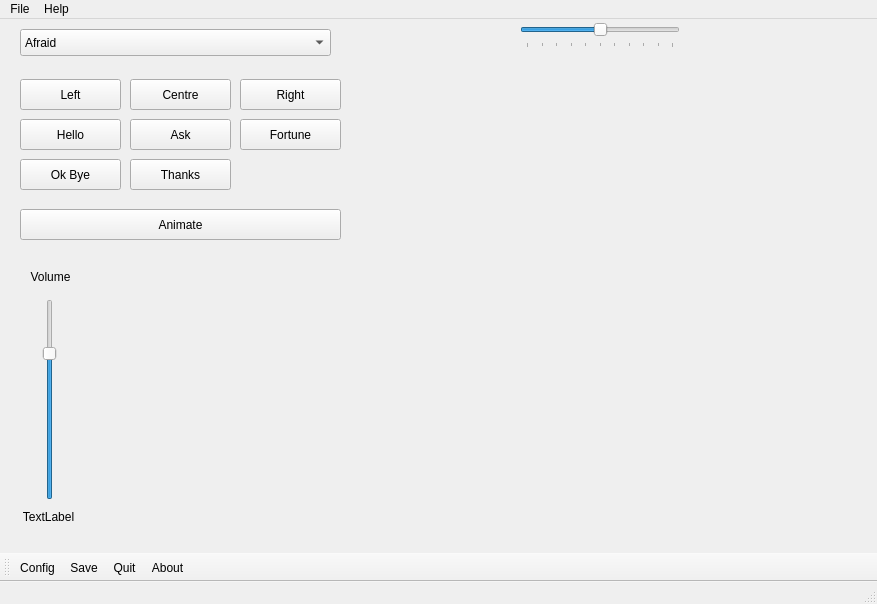
<?xml version="1.0" encoding="UTF-8"?>
<ui version="4.0">
 <class>MainWindow</class>
 <widget class="QMainWindow" name="MainWindow">
  <property name="geometry">
   <rect>
    <x>0</x>
    <y>0</y>
    <width>877</width>
    <height>604</height>
   </rect>
  </property>
  <property name="windowTitle">
   <string>MainWindow</string>
  </property>
  <widget class="QWidget" name="centralWidget">
   <widget class="QSlider" name="neckTurnSlider">
    <property name="geometry">
     <rect>
      <x>520</x>
      <y>0</y>
      <width>160</width>
      <height>29</height>
     </rect>
    </property>
    <property name="minimum">
     <number>40</number>
    </property>
    <property name="maximum">
     <number>140</number>
    </property>
    <property name="pageStep">
     <number>10</number>
    </property>
    <property name="value">
     <number>90</number>
    </property>
    <property name="tracking">
     <bool>true</bool>
    </property>
    <property name="orientation">
     <enum>Qt::Horizontal</enum>
    </property>
    <property name="tickPosition">
     <enum>QSlider::TicksBelow</enum>
    </property>
   </widget>
   <widget class="QComboBox" name="comboBox">
    <property name="geometry">
     <rect>
      <x>20</x>
      <y>10</y>
      <width>311</width>
      <height>27</height>
     </rect>
    </property>
    <item>
     <property name="text">
      <string>Afraid</string>
     </property>
    </item>
    <item>
     <property name="text">
      <string>Awkward</string>
     </property>
    </item>
    <item>
     <property name="text">
      <string>Angry</string>
     </property>
    </item>
    <item>
     <property name="text">
      <string>Disappointed</string>
     </property>
    </item>
    <item>
     <property name="text">
      <string>Happy</string>
     </property>
    </item>
    <item>
     <property name="text">
      <string>Neutral</string>
     </property>
    </item>
    <item>
     <property name="text">
      <string>Sad</string>
     </property>
    </item>
    <item>
     <property name="text">
      <string>Sinister</string>
     </property>
    </item>
    <item>
     <property name="text">
      <string>Sleepy</string>
     </property>
    </item>
    <item>
     <property name="text">
      <string>Smile</string>
     </property>
    </item>
    <item>
     <property name="text">
      <string>Sulk</string>
     </property>
    </item>
    <item>
     <property name="text">
      <string>Surprised</string>
     </property>
    </item>
    <item>
     <property name="text">
      <string>Yelling</string>
     </property>
    </item>
    <item>
     <property name="text">
      <string>Worried</string>
     </property>
    </item>
   </widget>
   <widget class="QPushButton" name="btnLeft">
    <property name="geometry">
     <rect>
      <x>20</x>
      <y>60</y>
      <width>101</width>
      <height>31</height>
     </rect>
    </property>
    <property name="text">
     <string>Left</string>
    </property>
   </widget>
   <widget class="QPushButton" name="btnCentre">
    <property name="geometry">
     <rect>
      <x>130</x>
      <y>60</y>
      <width>101</width>
      <height>31</height>
     </rect>
    </property>
    <property name="text">
     <string>Centre</string>
    </property>
   </widget>
   <widget class="QPushButton" name="btnRight">
    <property name="geometry">
     <rect>
      <x>240</x>
      <y>60</y>
      <width>101</width>
      <height>31</height>
     </rect>
    </property>
    <property name="text">
     <string>Right</string>
    </property>
   </widget>
   <widget class="QPushButton" name="btnHello">
    <property name="geometry">
     <rect>
      <x>20</x>
      <y>100</y>
      <width>101</width>
      <height>31</height>
     </rect>
    </property>
    <property name="text">
     <string>Hello</string>
    </property>
   </widget>
   <widget class="QPushButton" name="btnAsk">
    <property name="geometry">
     <rect>
      <x>130</x>
      <y>100</y>
      <width>101</width>
      <height>31</height>
     </rect>
    </property>
    <property name="text">
     <string>Ask</string>
    </property>
   </widget>
   <widget class="QPushButton" name="btnFortune">
    <property name="geometry">
     <rect>
      <x>240</x>
      <y>100</y>
      <width>101</width>
      <height>31</height>
     </rect>
    </property>
    <property name="text">
     <string>Fortune</string>
    </property>
   </widget>
   <widget class="QPushButton" name="btnOkBye">
    <property name="geometry">
     <rect>
      <x>20</x>
      <y>140</y>
      <width>101</width>
      <height>31</height>
     </rect>
    </property>
    <property name="text">
     <string>Ok Bye</string>
    </property>
   </widget>
   <widget class="QPushButton" name="btnThanks">
    <property name="geometry">
     <rect>
      <x>130</x>
      <y>140</y>
      <width>101</width>
      <height>31</height>
     </rect>
    </property>
    <property name="text">
     <string>Thanks</string>
    </property>
   </widget>
   <widget class="QPushButton" name="btnAnimate">
    <property name="geometry">
     <rect>
      <x>20</x>
      <y>190</y>
      <width>321</width>
      <height>31</height>
     </rect>
    </property>
    <property name="text">
     <string>Animate</string>
    </property>
   </widget>
   <widget class="QSlider" name="volumeSlider">
    <property name="geometry">
     <rect>
      <x>40</x>
      <y>280</y>
      <width>20</width>
      <height>201</height>
     </rect>
    </property>
    <property name="maximum">
     <number>100</number>
    </property>
    <property name="value">
     <number>75</number>
    </property>
    <property name="orientation">
     <enum>Qt::Vertical</enum>
    </property>
   </widget>
   <widget class="QLabel" name="label">
    <property name="geometry">
     <rect>
      <x>10</x>
      <y>250</y>
      <width>81</width>
      <height>16</height>
     </rect>
    </property>
    <property name="text">
     <string>Volume</string>
    </property>
    <property name="alignment">
     <set>Qt::AlignCenter</set>
    </property>
   </widget>
   <widget class="QLabel" name="currentVolume">
    <property name="geometry">
     <rect>
      <x>20</x>
      <y>490</y>
      <width>57</width>
      <height>15</height>
     </rect>
    </property>
    <property name="text">
     <string>TextLabel</string>
    </property>
    <property name="alignment">
     <set>Qt::AlignCenter</set>
    </property>
   </widget>
  </widget>
  <widget class="QMenuBar" name="menuBar">
   <property name="geometry">
    <rect>
     <x>0</x>
     <y>0</y>
     <width>877</width>
     <height>20</height>
    </rect>
   </property>
   <widget class="QMenu" name="menuFile">
    <property name="title">
     <string>File</string>
    </property>
    <addaction name="actionConfig"/>
    <addaction name="actionSave"/>
    <addaction name="actionQuit"/>
   </widget>
   <widget class="QMenu" name="menuHelp">
    <property name="title">
     <string>Help</string>
    </property>
    <addaction name="separator"/>
    <addaction name="actionAbout"/>
   </widget>
   <addaction name="menuFile"/>
   <addaction name="menuHelp"/>
  </widget>
  <widget class="QToolBar" name="mainToolBar">
   <attribute name="toolBarArea">
    <enum>BottomToolBarArea</enum>
   </attribute>
   <attribute name="toolBarBreak">
    <bool>false</bool>
   </attribute>
   <addaction name="actionConfig"/>
   <addaction name="actionSave"/>
   <addaction name="actionQuit"/>
   <addaction name="actionAbout"/>
  </widget>
  <widget class="QStatusBar" name="statusBar"/>
  <action name="actionConfig">
   <property name="text">
    <string>Config</string>
   </property>
  </action>
  <action name="actionSave">
   <property name="text">
    <string>Save</string>
   </property>
  </action>
  <action name="actionQuit">
   <property name="text">
    <string>Quit</string>
   </property>
  </action>
  <action name="actionAbout">
   <property name="text">
    <string>About</string>
   </property>
  </action>
 </widget>
 <layoutdefault spacing="6" margin="11"/>
 <resources/>
 <connections>
  <connection>
   <sender>neckTurnSlider</sender>
   <signal>valueChanged(int)</signal>
   <receiver>MainWindow</receiver>
   <slot>update()</slot>
   <hints>
    <hint type="sourcelabel">
     <x>599</x>
     <y>40</y>
    </hint>
    <hint type="destinationlabel">
     <x>438</x>
     <y>301</y>
    </hint>
   </hints>
  </connection>
 </connections>
</ui>
